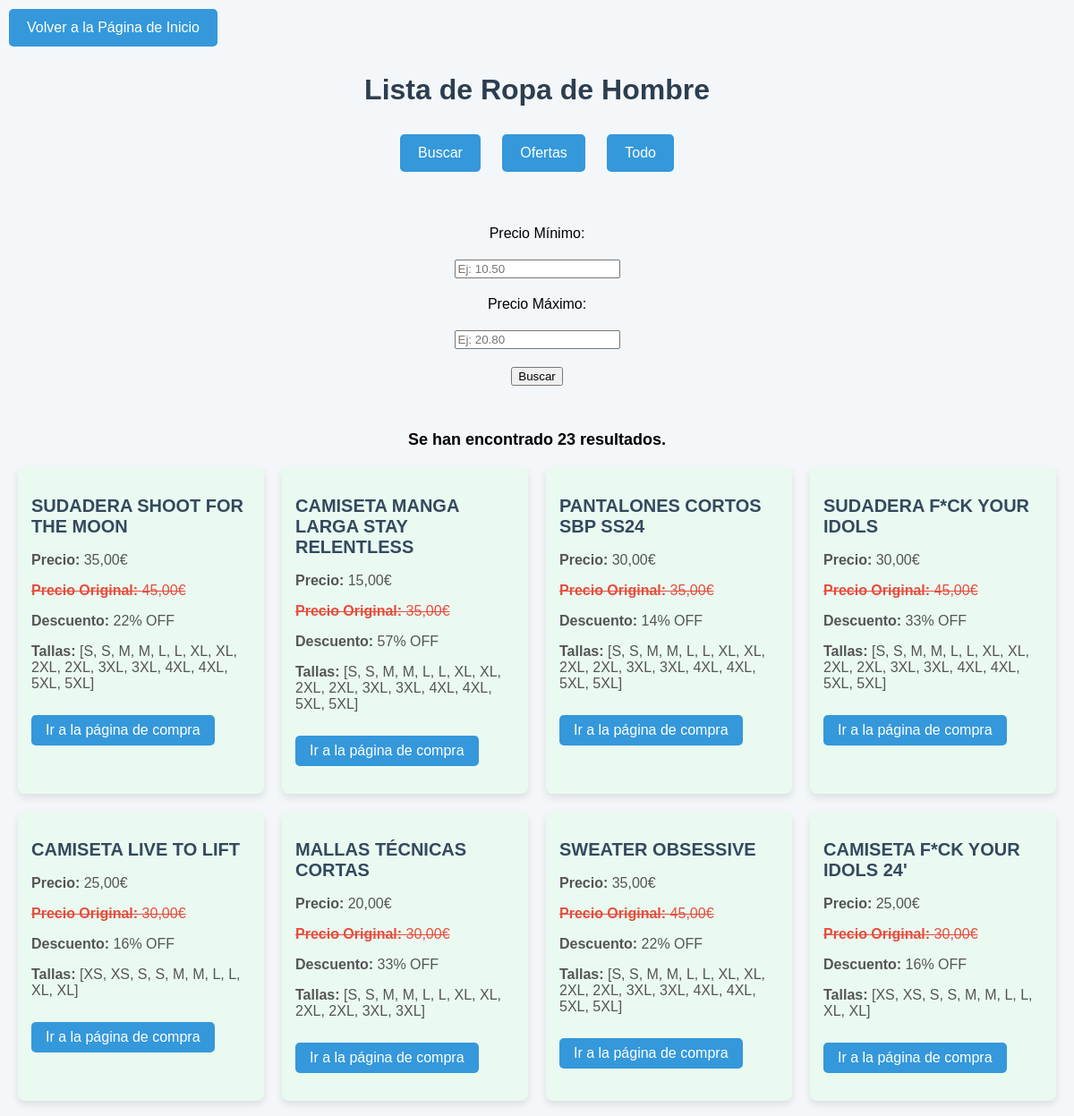
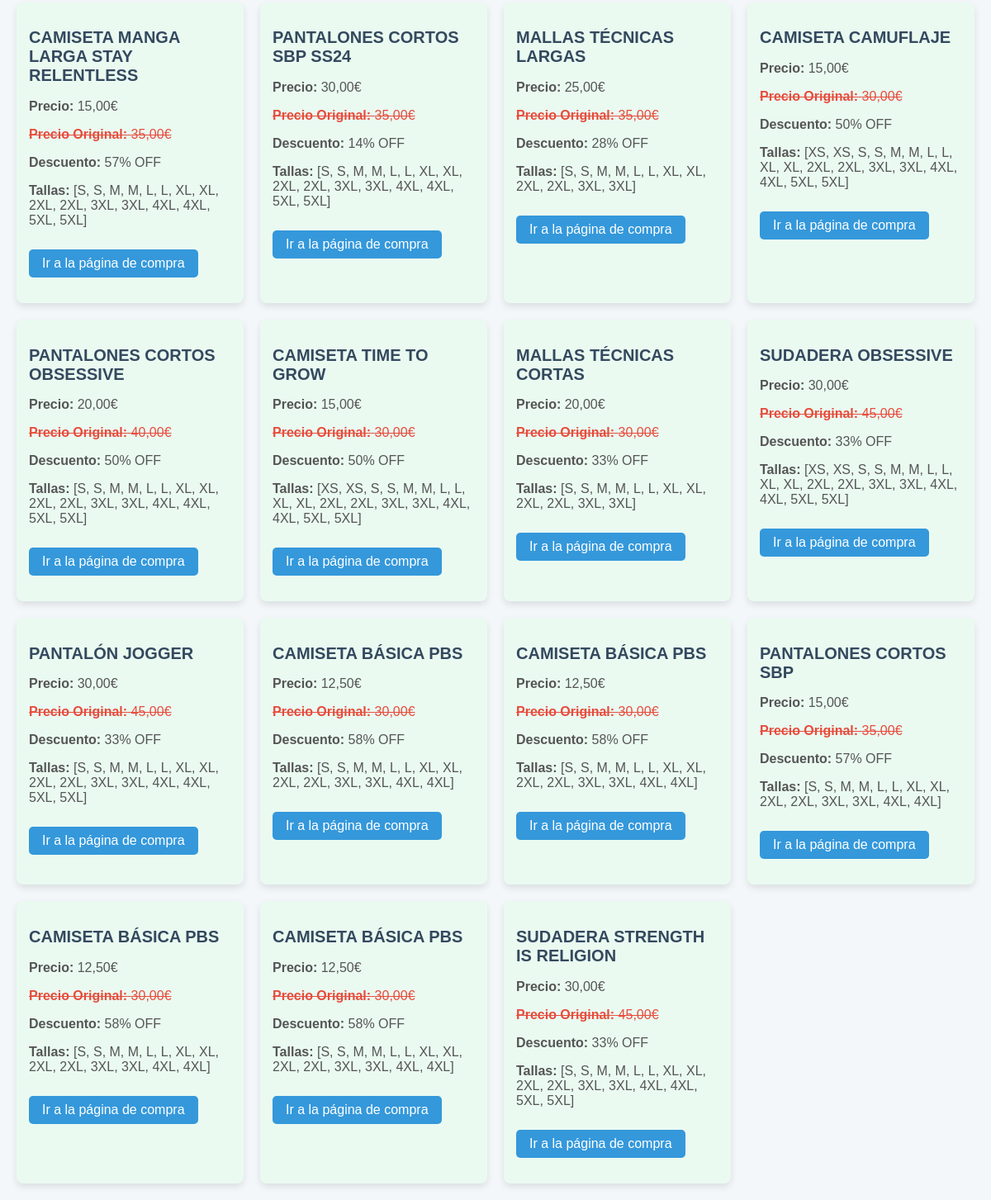
The app's page /listar_ropa_hombre_rebajada/ with its own data (2 pictures, top to bottom).
### main/models.py (models this page shows, shortened)
class RopaHombre(models.Model):
    nombre = models.CharField(max_length=255)
    enlace = models.URLField()
    precio = models.CharField(max_length=100)
    precio_original = models.CharField(max_length=100, blank=True, null=True)
    descuento = models.CharField(max_length=100, blank=True, null=True)
    tallas = models.TextField()
    class Meta:
        indexes = [
            models.Index(fields=['precio']),
        ]

### main/views.py (the view)
# urls.py: path('listar_ropa_hombre_rebajada/', views.lista_ropa_hombre_rebajada, name='lista_ropa_hombre_rebajada'),
def lista_ropa_hombre_rebajada(request):
    ropa_hombre_rebajada = RopaHombre.objects.exclude(descuento='')
    return render(request, 'lista_ropa_hombre.html', {'ropa_hombre': ropa_hombre_rebajada})

### main/templates/lista_ropa_hombre.html (shortened to what this page needs)
<!DOCTYPE html>
<html lang="es">
<head>
</head>
<body>
    <a href="{% url 'pagina_inicio' %}" class="btn-volver">Volver a la Página de Inicio</a>
    <h1>Lista de Ropa de Hombre</h1>
    <div style="text-align: center;">
        <a href="{% url 'buscar_ropa_hombre' %}" class="btn">Buscar</a>
        <a href="{% url 'lista_ropa_hombre_rebajada' %}" class="btn">Ofertas</a>
        <a href="{% url 'lista_ropa_hombre' %}" class="btn">Todo</a>
    </div>
    <div class="form-container">
        <form method="get" action="{% url 'buscar_precio' %}">
            <label for="precio_min">Precio Mínimo:</label>
            <input type="number" step="0.01" id="precio_min" name="precio_min" placeholder="Ej: 10.50" required>
            <label for="precio_max">Precio Máximo:</label>
            <input type="number" step="0.01" id="precio_max" name="precio_max" placeholder="Ej: 20.80" required>
            <button type="submit">Buscar</button>
        </form>
    </div>
    {% if ropa_hombre %}
        <div class="resultado-info">
            Se han encontrado {{ ropa_hombre|length }} resultados.
        </div>
    {% else %}
        <div class="resultado-info">
            No se han encontrado resultados para el rango de precios seleccionado.
        </div>
    {% endif %}
    <div class="ropa-lista">
        {% for item in ropa_hombre %}
            <div class="ropa-item {% if item.descuento %}oferta{% endif %}">
                <h2>{{ item.nombre }}</h2>
                <p><strong>Precio:</strong> {{ item.precio }}</p>
                {% if item.precio_original %}
                    <p class="precio-original"><strong>Precio Original:</strong> {{ item.precio_original }}</p>
                {% endif %}
                {% if item.descuento %}
                    <p><strong>Descuento:</strong> {{ item.descuento }}</p>
                {% endif %}
                <p><strong>Tallas:</strong> {{ item.tallas }}</p>
                <p><a href="{{ item.enlace }}" target="_blank">Ir a la página de compra</a></p>
            </div>
        {% empty %}
            <p>No hay ropa disponible para el rango de precios seleccionado.</p>
        {% endfor %}
    </div>
</body>
</html>

### main/templates/lista_ropa_hombre.html (style rules this page uses)
body { font-family: Arial, sans-serif; background-color: #f4f7fa; margin: 0; padding: 0; }
h1 { text-align: center; margin-top: 20px; color: #2c3e50; }
.btn { display: inline-block; padding: 12px 20px; margin: 10px; font-size: 16px; background-color: #3498db; color: white; text-decoration: none; border-radius: 5px; text-align: center; transition: background-color 0.3s ease; }
.btn-volver { display: inline-block; padding: 12px 20px; margin: 10px; font-size: 16px; background-color: #3498db; color: white; text-decoration: none; border-radius: 5px; text-align: center; transition: background-color 0.3s ease; }
.ropa-lista { display: grid; grid-template-columns: repeat(auto-fill, minmax(250px, 1fr)); gap: 20px; padding: 20px; max-width: 1200px; margin: 0 auto; }
.ropa-item { background-color: white; border-radius: 8px; padding: 15px; box-shadow: 0 4px 8px rgba(0, 0, 0, 0.1); transition: transform 0.3s ease, box-shadow 0.3s ease; }
.ropa-item h2 { font-size: 20px; color: #34495e; }
.ropa-item p { font-size: 16px; color: #555; }
.ropa-item a { display: inline-block; margin-top: 10px; padding: 8px 16px; background-color: #3498db; color: white; text-decoration: none; border-radius: 5px; transition: background-color 0.3s ease; }
.ropa-item .precio-original { text-decoration: line-through; color: #e74c3c; }
.ropa-item.oferta { background-color: #eafaf1; }
.ropa-item.oferta .precio-original { color: #e74c3c; }
.form-container { display: flex; justify-content: center; align-items: center; margin-top: 20px; padding: 20px; }
form { display: flex; flex-direction: column; align-items: center; }
label, input, button { margin: 10px; }
.resultado-info { text-align: center; font-size: 18px; margin-top: 20px; font-weight: bold; }

### records on screen
RopaHombre: nombre "SUDADERA SHOOT FOR THE MOON", precio "35,00€", precio_original "45,00€", descuento "22% OFF", tallas "[S, S, M, M, L, L, XL, XL, 2XL, 2XL, 3XL, 3XL, 4XL, 4XL, 5XL, 5XL]"
RopaHombre: nombre "CAMISETA MANGA LARGA STAY RELENTLESS", precio "15,00€", precio_original "35,00€", descuento "57% OFF", tallas "[S, S, M, M, L, L, XL, XL, 2XL, 2XL, 3XL, 3XL, 4XL, 4XL, 5XL, 5XL]"
RopaHombre: nombre "PANTALONES CORTOS SBP SS24", precio "30,00€", precio_original "35,00€", descuento "14% OFF", tallas "[S, S, M, M, L, L, XL, XL, 2XL, 2XL, 3XL, 3XL, 4XL, 4XL, 5XL, 5XL]"
RopaHombre: nombre "SUDADERA F*CK YOUR IDOLS", precio "30,00€", precio_original "45,00€", descuento "33% OFF", tallas "[S, S, M, M, L, L, XL, XL, 2XL, 2XL, 3XL, 3XL, 4XL, 4XL, 5XL, 5XL]"
RopaHombre: nombre "CAMISETA LIVE TO LIFT", precio "25,00€", precio_original "30,00€", descuento "16% OFF", tallas "[XS, XS, S, S, M, M, L, L, XL, XL]"
RopaHombre: nombre "MALLAS TÉCNICAS CORTAS", precio "20,00€", precio_original "30,00€", descuento "33% OFF", tallas "[S, S, M, M, L, L, XL, XL, 2XL, 2XL, 3XL, 3XL]"
RopaHombre: nombre "SWEATER OBSESSIVE", precio "35,00€", precio_original "45,00€", descuento "22% OFF", tallas "[S, S, M, M, L, L, XL, XL, 2XL, 2XL, 3XL, 3XL, 4XL, 4XL, 5XL, 5XL]"
RopaHombre: nombre "CAMISETA F*CK YOUR IDOLS 24'", precio "25,00€", precio_original "30,00€", descuento "16% OFF", tallas "[XS, XS, S, S, M, M, L, L, XL, XL]"
RopaHombre: nombre "CAMISETA MANGA LARGA STAY RELENTLESS", precio "15,00€", precio_original "35,00€", descuento "57% OFF", tallas "[S, S, M, M, L, L, XL, XL, 2XL, 2XL, 3XL, 3XL, 4XL, 4XL, 5XL, 5XL]"
RopaHombre: nombre "PANTALONES CORTOS SBP SS24", precio "30,00€", precio_original "35,00€", descuento "14% OFF", tallas "[S, S, M, M, L, L, XL, XL, 2XL, 2XL, 3XL, 3XL, 4XL, 4XL, 5XL, 5XL]"
RopaHombre: nombre "MALLAS TÉCNICAS LARGAS", precio "25,00€", precio_original "35,00€", descuento "28% OFF", tallas "[S, S, M, M, L, L, XL, XL, 2XL, 2XL, 3XL, 3XL]"
RopaHombre: nombre "CAMISETA CAMUFLAJE", precio "15,00€", precio_original "30,00€", descuento "50% OFF", tallas "[XS, XS, S, S, M, M, L, L, XL, XL, 2XL, 2XL, 3XL, 3XL, 4XL, 4XL, 5XL, 5XL]"
RopaHombre: nombre "PANTALONES CORTOS OBSESSIVE", precio "20,00€", precio_original "40,00€", descuento "50% OFF", tallas "[S, S, M, M, L, L, XL, XL, 2XL, 2XL, 3XL, 3XL, 4XL, 4XL, 5XL, 5XL]"
RopaHombre: nombre "CAMISETA TIME TO GROW", precio "15,00€", precio_original "30,00€", descuento "50% OFF", tallas "[XS, XS, S, S, M, M, L, L, XL, XL, 2XL, 2XL, 3XL, 3XL, 4XL, 4XL, 5XL, 5XL]"
RopaHombre: nombre "MALLAS TÉCNICAS CORTAS", precio "20,00€", precio_original "30,00€", descuento "33% OFF", tallas "[S, S, M, M, L, L, XL, XL, 2XL, 2XL, 3XL, 3XL]"
RopaHombre: nombre "SUDADERA OBSESSIVE", precio "30,00€", precio_original "45,00€", descuento "33% OFF", tallas "[XS, XS, S, S, M, M, L, L, XL, XL, 2XL, 2XL, 3XL, 3XL, 4XL, 4XL, 5XL, 5XL]"
RopaHombre: nombre "PANTALÓN JOGGER", precio "30,00€", precio_original "45,00€", descuento "33% OFF", tallas "[S, S, M, M, L, L, XL, XL, 2XL, 2XL, 3XL, 3XL, 4XL, 4XL, 5XL, 5XL]"
RopaHombre: nombre "CAMISETA BÁSICA PBS", precio "12,50€", precio_original "30,00€", descuento "58% OFF", tallas "[S, S, M, M, L, L, XL, XL, 2XL, 2XL, 3XL, 3XL, 4XL, 4XL]"
RopaHombre: nombre "CAMISETA BÁSICA PBS", precio "12,50€", precio_original "30,00€", descuento "58% OFF", tallas "[S, S, M, M, L, L, XL, XL, 2XL, 2XL, 3XL, 3XL, 4XL, 4XL]"
RopaHombre: nombre "PANTALONES CORTOS SBP", precio "15,00€", precio_original "35,00€", descuento "57% OFF", tallas "[S, S, M, M, L, L, XL, XL, 2XL, 2XL, 3XL, 3XL, 4XL, 4XL]"
RopaHombre: nombre "CAMISETA BÁSICA PBS", precio "12,50€", precio_original "30,00€", descuento "58% OFF", tallas "[S, S, M, M, L, L, XL, XL, 2XL, 2XL, 3XL, 3XL, 4XL, 4XL]"
RopaHombre: nombre "CAMISETA BÁSICA PBS", precio "12,50€", precio_original "30,00€", descuento "58% OFF", tallas "[S, S, M, M, L, L, XL, XL, 2XL, 2XL, 3XL, 3XL, 4XL, 4XL]"
RopaHombre: nombre "SUDADERA STRENGTH IS RELIGION", precio "30,00€", precio_original "45,00€", descuento "33% OFF", tallas "[S, S, M, M, L, L, XL, XL, 2XL, 2XL, 3XL, 3XL, 4XL, 4XL, 5XL, 5XL]"

### other values on screen
{{ ropa_hombre|length }} "23"
